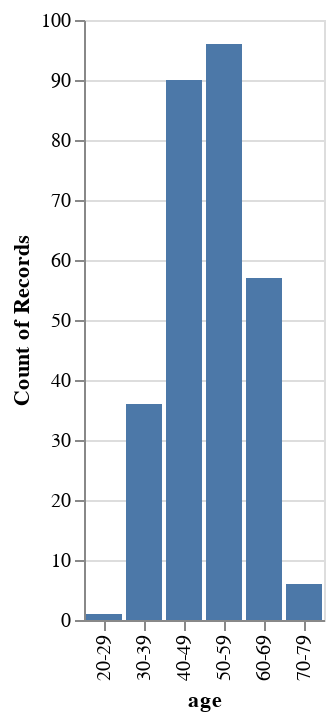

The notebook cell saved with this chart:
### Markdown cell above
It is the first graph of the home learning task and for this task, I selected breast cancer data to categorise the size of tumore and the position of breast tumor based on age. By knowing the age and the size of position of tumor, this visualisation will help us to predict the size of tumor for future patients.

### Code cell
alt.Chart(df).mark_bar().encode(
    x = alt.X("age") ,
    y = "count()"
)

### Figure 1 — Vega-Lite specification as saved in the notebook (floating-point values rounded to 4 significant figures; data arrays with more than 128 entries replaced by an {"elided": "..."} marker saying what was removed)
{"config": {"view": {"continuousWidth": 400, "continuousHeight": 300}}, "data": {"name": "data-b9af3c7986ad23aec6821fde2ccb71ef"}, "mark": "bar", "encoding": {"x": {"type": "nominal", "field": "age"}, "y": {"type": "quantitative", "aggregate": "count"}}, "$schema": "https://vega.github.io/schema/vega-lite/v4.8.1.json", "datasets": {"data-b9af3c7986ad23aec6821fde2ccb71ef": {"elided": "286 records"}}}
